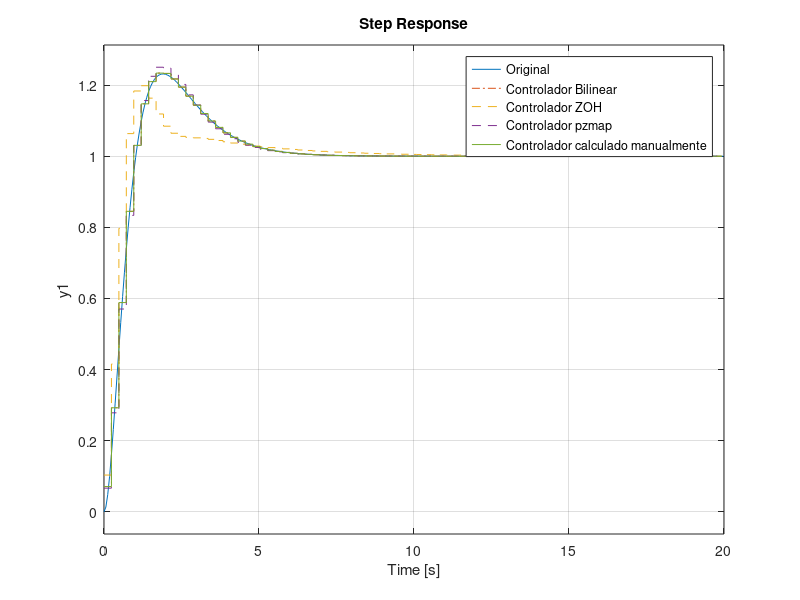

The MATLAB script that drew this image:
clc; clear all;

Ts = 0.24;

% FT continua
G_S = tf([1], [1 0 0])
% Controlador continuo
C_S = zpk([-0.5], [-5], 8)

% GS discreto matlab
G_c2d = c2d(G_S, Ts, 'tustin')

CD_c2d_bilinear = c2d(C_S, Ts, 'tustin') % controlador bilinear discreto matlab
CD_c2d_zoh = c2d(C_S, Ts, 'zoh') % controlador segurador de ordem zero discreto matlab
CD_c2d_mappz = c2d(C_S, Ts, 'matched') % controlador mapeamento polos zeros discreto matlab

% GS discreto calculado manualmente
G_Z = tf([Ts^2 2*Ts^2 Ts^2], [4 -8 4], Ts)
% controlador discreto calculado manualmente
C_Z_B = tf([(16 + 4*Ts) (4*Ts - 16)], [(2 + 5*Ts) (5*Ts - 2)], Ts)

%  equações de malha fechada
FTMF = feedback(G_S*C_S, 1);
FTMF_Z = feedback(G_Z*C_Z_B, 1);
FTMF_c2d_B = feedback(G_c2d*CD_c2d_bilinear, 1);
FTMF_c2d_Z = feedback(G_c2d*CD_c2d_zoh, 1);
FTMF_c2d_M = feedback(G_c2d*CD_c2d_mappz, 1);

step(FTMF, FTMF_c2d_B, '-.', FTMF_c2d_Z, '--', FTMF_c2d_M, '--', FTMF_Z);
legend('Original','Controlador Bilinear', 'Controlador ZOH', 'Controlador pzmap', 'Controlador calculado manualmente')
